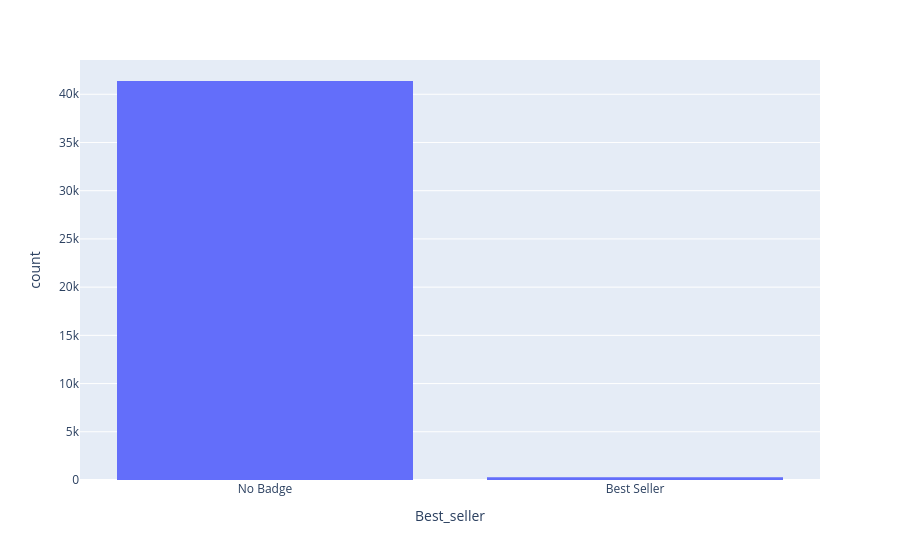

The code cell stored with this chart in its notebook:
### Code cell
px.histogram(data_frame=df , x = df['Best_seller']).show()

### Figure 1 — Plotly figure (JSON) as saved in the notebook; plotly's stock layout.template omitted (floating-point values rounded to 4 significant figures; data arrays with more than 128 entries replaced by an {"elided": "..."} marker saying what was removed)
{"data": [{"bingroup": "x", "hovertemplate": "Best_seller=%{x}<br>count=%{y}<extra></extra>", "legendgroup": "", "marker": {"color": "#636efa", "pattern": {"shape": ""}}, "name": "", "orientation": "v", "showlegend": false, "type": "histogram", "x": {"elided": "41651 str values"}, "xaxis": "x", "yaxis": "y"}], "layout": {"barmode": "relative", "legend": {"tracegroupgap": 0}, "margin": {"t": 60}, "xaxis": {"anchor": "y", "domain": [0, 1], "title": {"text": "Best_seller"}}, "yaxis": {"anchor": "x", "domain": [0, 1], "title": {"text": "count"}}}}
